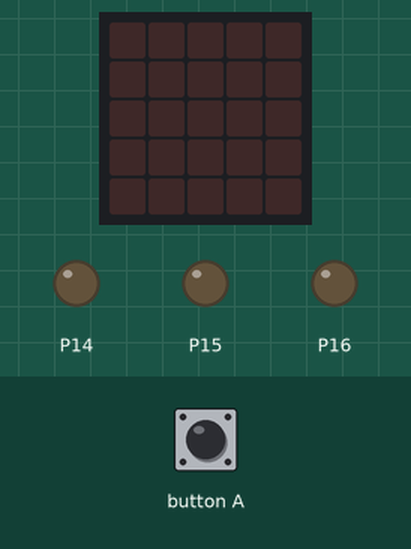
This program was run on a simulated BBC micro:bit (MakeCode). On the bench: the board's 5×5 LED display, output pins drawn as LEDs (lit = HIGH). The test bench sets the inputs (shaded band). The 48×5 strip is a reading aid, not a part: it shows the text the display is scrolling, unrolled, one strip-width of it at a time.

Above: at 1.2 s.
1.3 s: button A pressed for 0.15 s
At 7.7 s:
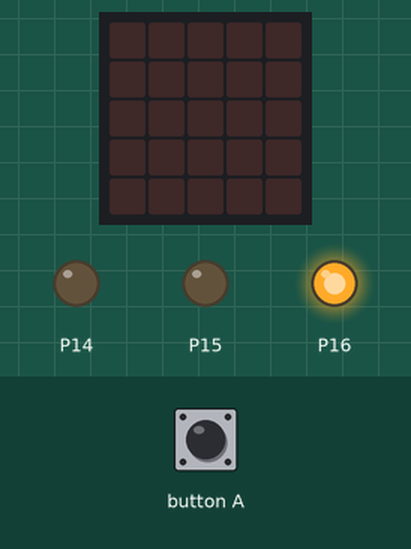
At 14.8 s:
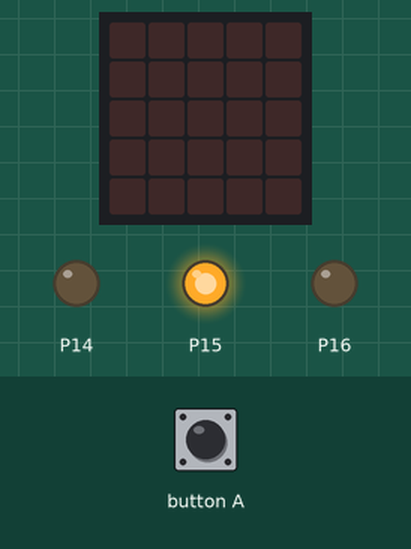
Timing chart, 0 to 22.4 s (numbered marks = the images above; inputs shaded):
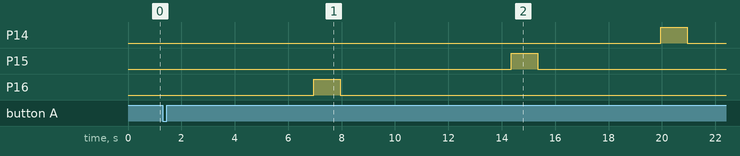

Measured:
- after the input at 1.3 s, P14: LOW → HIGH after 18.7 s, → LOW 1.0 s later; P15: LOW → HIGH after 13.1 s, → LOW 1.0 s later; P16: LOW → HIGH after 5.7 s, → LOW 1.0 s later
- what the display in image 1 shows lasts 2.0 s, from 7.0 s to 9.0 s

The program:

main.ts
```typescript
// (licence header left out)
// 16 = Blue
// 15 = Green
// 14 = Red

input.onButtonPressed(Button.A, function () {
  basic.pause(1000)
  basic.showString("Blue")
  pins.digitalWritePin(DigitalPin.P16, 1)
  basic.pause(1000)
  pins.digitalWritePin(DigitalPin.P16, 0)
  basic.pause(1000)
  basic.showString("Green")
  pins.digitalWritePin(DigitalPin.P15, 1)
  basic.pause(1000)
  pins.digitalWritePin(DigitalPin.P15, 0)
  basic.pause(1000)
  basic.showString("Red")
  pins.digitalWritePin(DigitalPin.P14, 1)
  basic.pause(1000)
  pins.digitalWritePin(DigitalPin.P14, 0)
  basic.pause(1000)
  basic.showString("Cyan")
  pins.digitalWritePin(DigitalPin.P16, 1)
  pins.digitalWritePin(DigitalPin.P15, 1)
  basic.pause(1000)
  pins.digitalWritePin(DigitalPin.P16, 0)
  pins.digitalWritePin(DigitalPin.P15, 0)
  basic.pause(1000)
  basic.showString("Yellow")
  pins.digitalWritePin(DigitalPin.P15, 1)
  pins.digitalWritePin(DigitalPin.P14, 1)
  basic.pause(1000)
  pins.digitalWritePin(DigitalPin.P15, 0)
  pins.digitalWritePin(DigitalPin.P14, 0)
  basic.pause(1000)
  basic.showString("Purple")
  pins.digitalWritePin(DigitalPin.P16, 1)
  pins.digitalWritePin(DigitalPin.P14, 1)
  basic.pause(1000)
  pins.digitalWritePin(DigitalPin.P16, 0)
  pins.digitalWritePin(DigitalPin.P14, 0)
  basic.pause(1000)
  basic.showIcon(IconNames.Happy)
})
```
